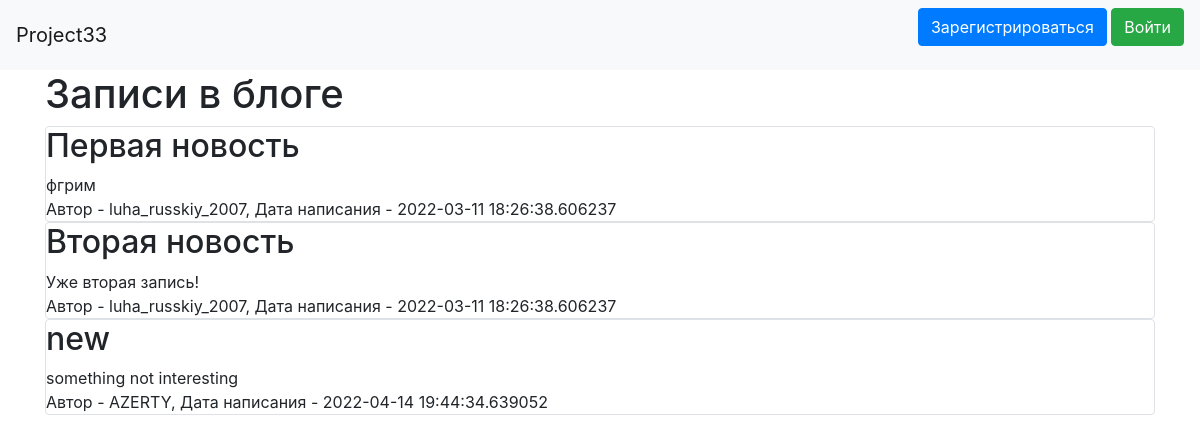
The page / on the database its author committed.
### data/news.py (models this page shows)
class News(SqlAlchemyBase, SerializerMixin):
    __tablename__ = 'news'
    id = sqlalchemy.Column(sqlalchemy.Integer,
                           primary_key=True, autoincrement=True)
    title = sqlalchemy.Column(sqlalchemy.String, nullable=True)
    content = sqlalchemy.Column(sqlalchemy.String, nullable=True)
    created_date = sqlalchemy.Column(sqlalchemy.DateTime,
                                     default=datetime.datetime.now)
    is_private = sqlalchemy.Column(sqlalchemy.Boolean, default=True)
    user_id = sqlalchemy.Column(sqlalchemy.Integer,
                                sqlalchemy.ForeignKey("users.id"))
    user = orm.relation('User')

### data/users.py (models this page shows, shortened)
class User(SqlAlchemyBase, UserMixin):
    __tablename__ = 'users'
    id = sqlalchemy.Column(sqlalchemy.Integer,
                           primary_key=True, autoincrement=True)
    name = sqlalchemy.Column(sqlalchemy.String, nullable=True)
    about = sqlalchemy.Column(sqlalchemy.String, nullable=True)
    email = sqlalchemy.Column(sqlalchemy.String,
                              index=True, unique=True, nullable=True)
    hashed_password = sqlalchemy.Column(sqlalchemy.String, nullable=True)
    created_date = sqlalchemy.Column(sqlalchemy.DateTime,
                                     default=datetime.datetime.now)
    news = orm.relation("News", back_populates='user')

### main.py (the view)
@app.route("/")
def index(): # главная страница приложения
    db_sess = db_session.create_session()
    news = db_sess.query(News).filter(News.is_private != True)
    if current_user.is_authenticated:
        news = db_sess.query(News).filter(
            (News.user == current_user) | (News.is_private != True))
    else:
        news = db_sess.query(News).filter(News.is_private != True)
    return render_template("index.html", news=news)

### data/db_session.py (called while the page is built)
def create_session() -> Session:
    global __factory
    return __factory()

### templates/index.html (shortened to what this page needs)
{% extends "base.html" %}
{% block content %}
<h1>Записи в блоге</h1>
{% for item in news%}
<div class="col-md6 border rounded">
    <h2>{{item.title}}</h2>
    <div>
        {{item.content}}
    </div>
    <div>
        Автор - {{item.user.name}}, Дата написания - {{item.created_date}}
    </div>
</div>
{% endfor %}
{% endblock %}

### templates/base.html (shortened to what this page needs)
<!doctype html>
<html lang="en">
<head>
    <link rel="stylesheet"
          href="https://stackpath.bootstrapcdn.com/bootstrap/4.4.1/css/bootstrap.min.css"
>
</head>
<body>
<header>
    <nav class="navbar navbar-light bg-light">
        <a class="navbar-brand" href="#">Project33</a>
        {% if current_user.is_authenticated %}
    <a class="navbar-brand" href="/logout">{{ current_user.name }}</a>
{% else %}
    <p>
        <a class="btn btn-primary " href="/register">Зарегистрироваться</a>
        <a class="btn btn-success" href="/login">Войти</a>
    </p>
{% endif %}
    </nav>
</header>
<main role="main" class="container">
    {% block content %}{% endblock %}
</main>
</body>
</html>

### rows shown on the page
News: title "Первая новость", content "фгрим", user.name "luha_russkiy_2007", created_date "2022-03-11 18:26:38.606237"
News: title "Вторая новость", content "Уже вторая запись!", user.name "luha_russkiy_2007", created_date "2022-03-11 18:26:38.606237"
News: title "new", content "something not interesting", user.name "AZERTY", created_date "2022-04-14 19:44:34.639052"
